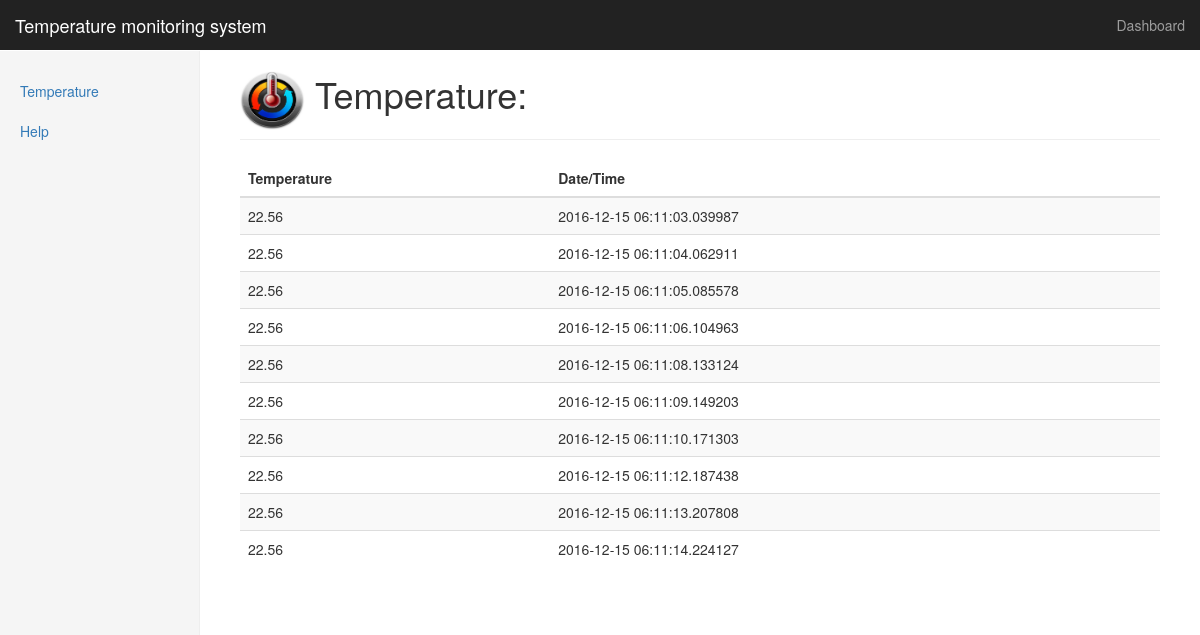
Before: / with the older database file.
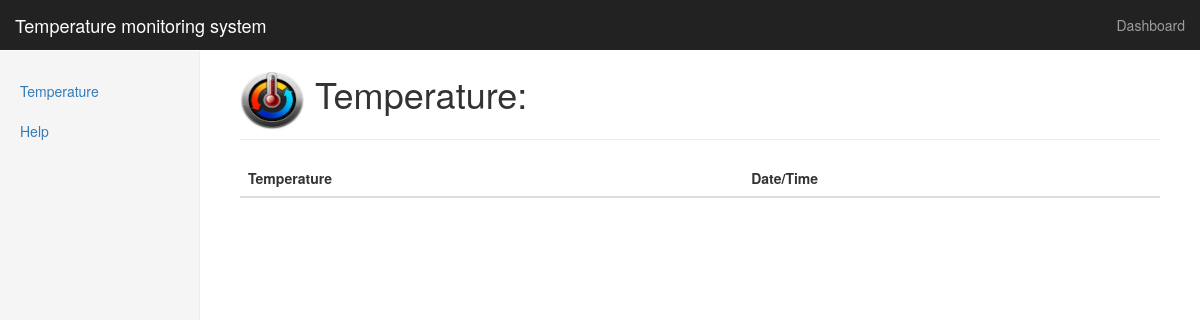
After: the same page with the newer database file.
### pylib/db.py (models this page shows, shortened)
class Temperature(Base):
    __tablename__ = 'temperature'
    id = Column(Integer, primary_key=True)
    temperature = Column(String(10))
    date_time = Column(DateTime)

### app_iot.py (the view)
@app.route('/')
def temperature_list_page():
    dbproxy = DbProxy()
    tempr = dbproxy.get_all()
    context = {'temperature': tempr}
    return render_template('index.html', data=context)

### pylib/db.py (called while the page is built)
    def _init_engine(self, uri, **kwards):
        self.engine = create_engine(uri, **kwards)

    def _init_db(self):
        self.session = scoped_session(sessionmaker(bind=self.engine))
        Base.metadata.create_all(self.engine)

    def get_all(self, order1=Temperature.date_time):
        return self.session.query(Temperature).order_by(order1).all()

### templates/index.html (shortened to what this page needs)
{% extends 'base.html' %}
{% block content %}
<div class="col-sm-9 col-sm-offset-3 col-md-10 col-md-offset-2 main">
  <h1 class="page-header"><img src="/static/images/termo_logo_1.jpg" width="65" height="60"> Temperature:</h2>
  <div class="table-responsive">
    <table class="table table-striped">
    <thead>
        <tr>
          <th>Temperature</th>
          <th>Date/Time</th>
        </tr>
      </thead>
      <tbody>
      {% for it in data['temperature'] %}
        <tr>
          <td>{{ it.temperature }}</td>
          <td>{{ it.date_time}}</td>
        </tr>
      {% endfor %}
      </tbody>
    </table>
  </div>
</div>
{% endblock %}

### templates/base.html (shortened to what this page needs)
<!DOCTYPE html>
<html lang="en">
<head>
    <link href="/static/css/bootstrap.min.css" rel="stylesheet">
    <link href="/static/css/bootstrap-switch.min.css" rel="stylesheet">
    <link href="/static/css/style.css" rel="stylesheet">
    <link href="/static/css/dashboard.css" rel="stylesheet">
    <link rel="stylesheet" href="/static/css/font-awesome.min.css">
</head>
<body>
{% block navtop %}
<nav class="navbar navbar-inverse navbar-fixed-top">
  <div class="container-fluid">
    <div class="navbar-header">
      <a class="navbar-brand" href="/">Temperature monitoring system</a>
    </div>
    <div id="navbar" class="navbar-collapse collapse">
      <ul class="nav navbar-nav navbar-right">
        <li><a href="/">Dashboard</a></li>
      </ul>
    </div>
  </div>
</nav>
{% endblock %}
{% set active_page = active_page|default("index") %}
{% set navigation_bar = [
    ('/', 'temperature', 'Temperature'),
    ('/help', 'help', 'Help'),
] -%}
<div class="container-fluid">
  <div class="row">
    <div class="col-sm-3 col-md-2 sidebar">
      <ul class="nav nav-sidebar">
        {% for href, id, caption in navigation_bar %}
          <li {% if id == active_page %} class="active" {% endif %}>
              <a href="{{ href|e }}">
                  {{ caption|e }}
              </a>
          </li>
        {% endfor %}
      </ul>
    </div>
    {% block content %}
    {% endblock %}
  </div>
</div>
</body>
</html>

### static/css/dashboard.css (style rules this page uses)
body { padding-top: 50px; }
.navbar-fixed-top { border: 0; }
.sidebar { display: none; }
@media (min-width: 768px) { .sidebar { position: fixed; top: 51px; bottom: 0; left: 0; z-index: 1000; display: block; padding: 20px; overflow-x: hidden; overflow-y: auto; background-color: #f5f5f5; border-right: 1px solid #eee; } }
.nav-sidebar { margin-right: -21px; margin-bottom: 20px; margin-left: -20px; }
.nav-sidebar > li > a { padding-right: 20px; padding-left: 20px; }
.main { padding: 20px; }
@media (min-width: 768px) { .main { padding-right: 40px; padding-left: 40px; } }
.main .page-header { margin-top: 0; }

Changed rows visible on the page:
removed Temperature: temperature "22.56", date_time "2016-12-15 06:11:03.039987"
removed Temperature: temperature "22.56", date_time "2016-12-15 06:11:04.062911"
removed Temperature: temperature "22.56", date_time "2016-12-15 06:11:05.085578"
removed Temperature: temperature "22.56", date_time "2016-12-15 06:11:06.104963"
removed Temperature: temperature "22.56", date_time "2016-12-15 06:11:08.133124"
removed Temperature: temperature "22.56", date_time "2016-12-15 06:11:09.149203"
removed Temperature: temperature "22.56", date_time "2016-12-15 06:11:10.171303"
removed Temperature: temperature "22.56", date_time "2016-12-15 06:11:12.187438"
removed Temperature: temperature "22.56", date_time "2016-12-15 06:11:13.207808"
removed Temperature: temperature "22.56", date_time "2016-12-15 06:11:14.224127"
